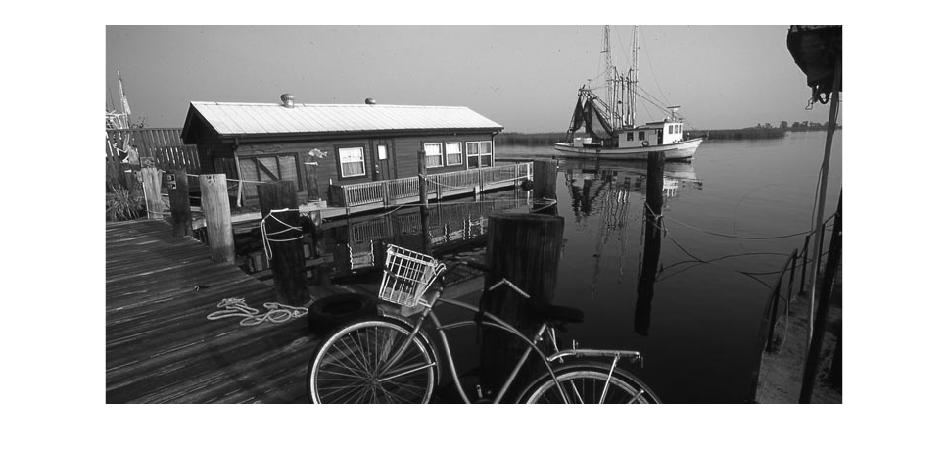
%> input picture Edgedetection/5EJJH.jpg, 950 x 468 px
$ octave sobel_eg.m   (GNU Octave 9; MATLAB toolbox functions it lacks are replaced by stand-ins)
%> lines starting %> are read from the running program, lines starting %| are printed output that depends on the picture; in (x1, y1, x2, y2) boxes, pixels count from 0 and x2, y2 are one past the last pixel; in counts of white or black regions, pixels touching at a corner belong together; the program's own positions count from 1
%> further down, I is the input picture: size 468x950x3 uint8; min 0, max 255, mean 153.4
### Edgedetection/sobelEdgeDetection.m
function magnitude = sobelEdgeDetection( img_ori )

    maskX = [-1 0 1 ; -2 0 2; -1 0 1];
    maskY = [-1 -2 -1 ; 0 0 0 ; 1 2 1] ;

    resX = conv2(img_ori, maskX);
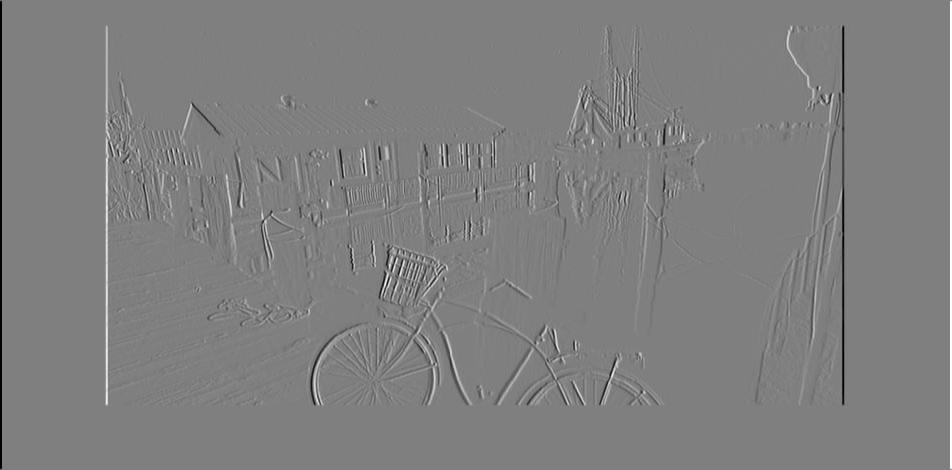
%> resX: size 470x952 double; min -4, max 4, mean -5.92e-18; drawn with min black and max white
    resY = conv2(img_ori, maskY);
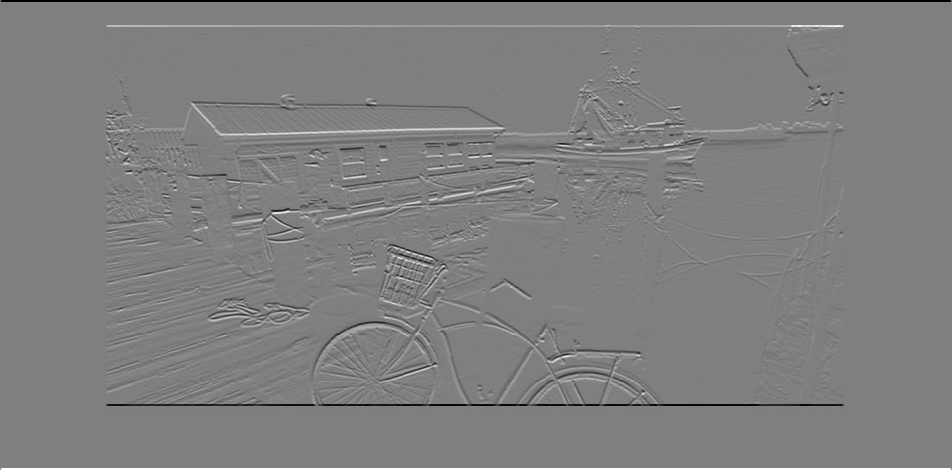
%> resY: size 470x952 double; min -4, max 4, mean 4.07e-18; drawn with min black and max white

    magnitude = sqrt(resX.^2 + resY.^2); % L2-norm
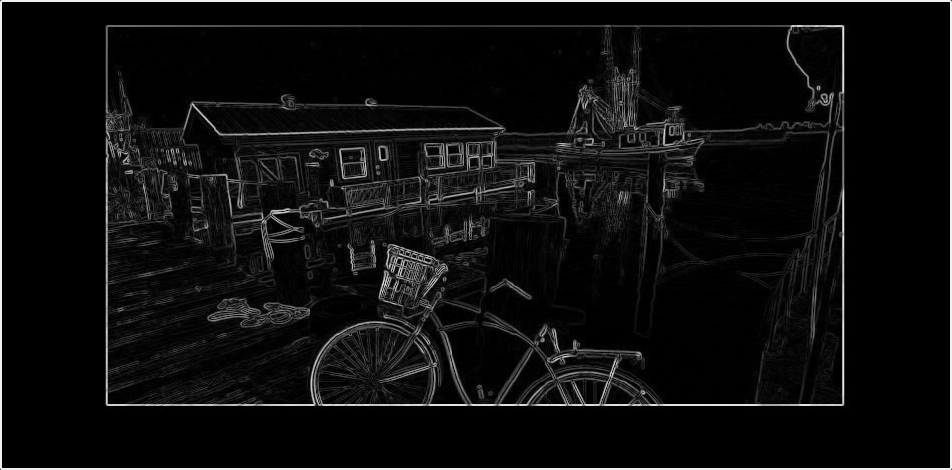
%> magnitude: size 470x952 double; min 0, max 4.24, mean 0.243; drawn with min black and max white
    thresh = magnitude < 101/255; % hard coding
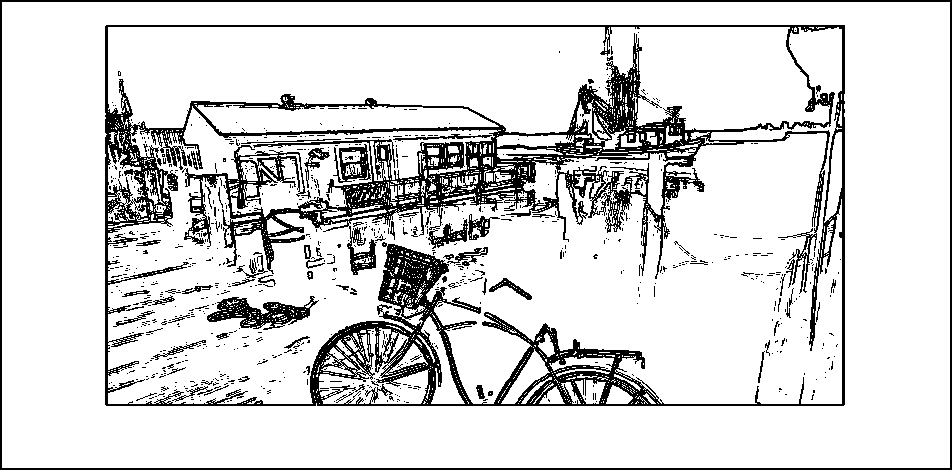
%> thresh: size 470x952 logical; 85% white; 820 black regions (744 under 20 px), largest, box (x1, y1, x2, y2) and area: (105, 25, 845, 406) 51509, (0, 0, 952, 470) 5672, (207, 296, 319, 330) 1673
    magnitude(thresh) = 0;

end

### Edgedetection/sobel_eg.m
%addpath(fullfile(pwd,'TOOLBOX'));
%addpath(fullfile(pwd,'images'));

%Sobel Edge Detection
I = imread('5EJJH.jpg');
I_gray = rgb2gray(I);
I = im2double(I_gray);

f_ori = figure,imshow(I);
message = sprintf('Sobel Edge Detection');

f_c = figure, I_sobel = sobelEdgeDetection(I);
imshow(I_sobel);
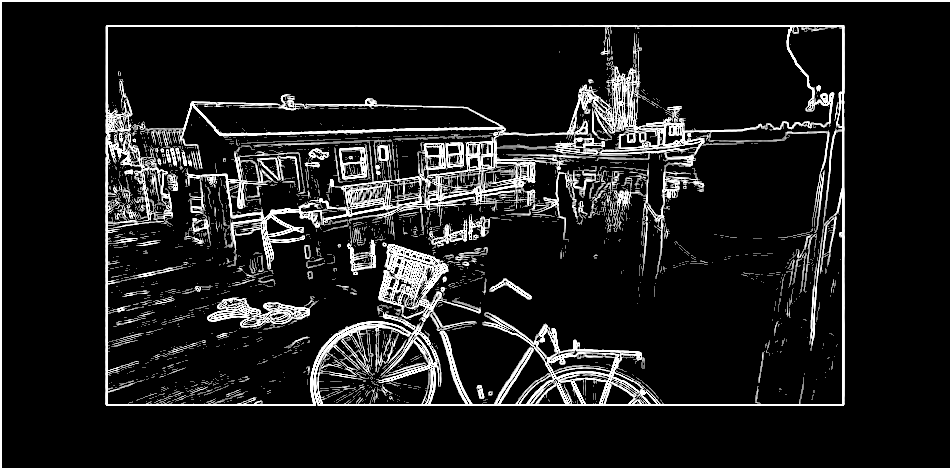
%> displayed picture: size 470x952, on the screen's scale of 0 to 255; min 0, max 255, mean 30.2


%uiwait(msgbox(message,'Done', 'help'));
%close all

$ run again, with Edgedetection/rock_sobel.jpg copied over Edgedetection/5EJJH.jpg
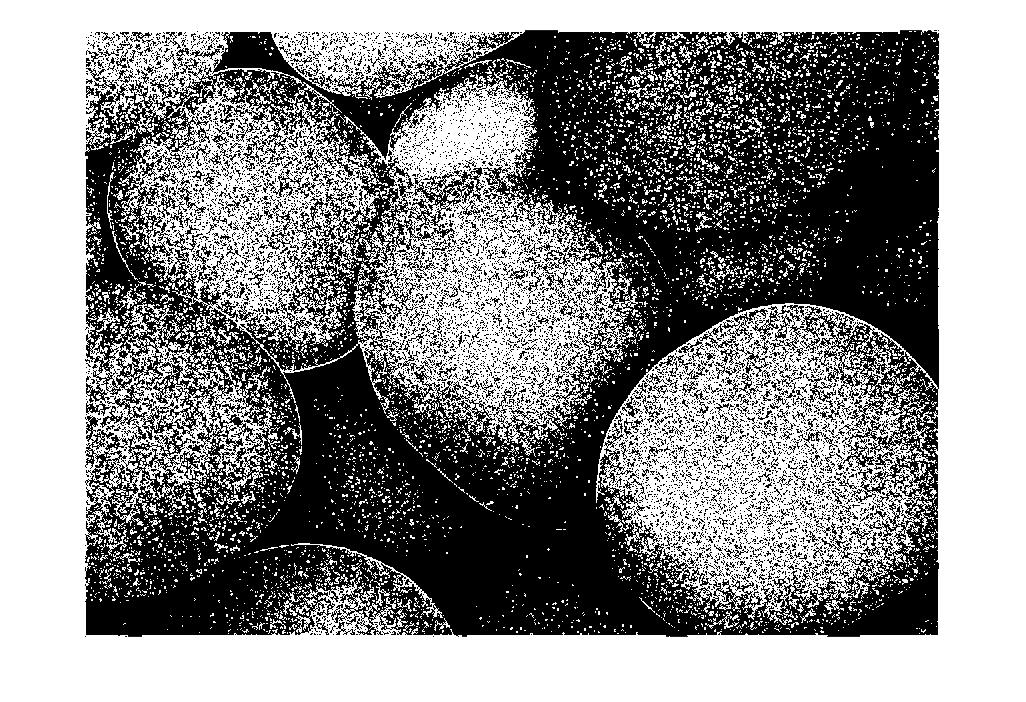
%> input picture Edgedetection/rock_sobel.jpg, 1026 x 702 px
%> I is the input picture: size 702x1026x3 uint8; min 0, max 255, mean 140.8
%> I: size 702x1026 double
%> in sobelEdgeDetection, `thresh = magnitude < 101/255;`:
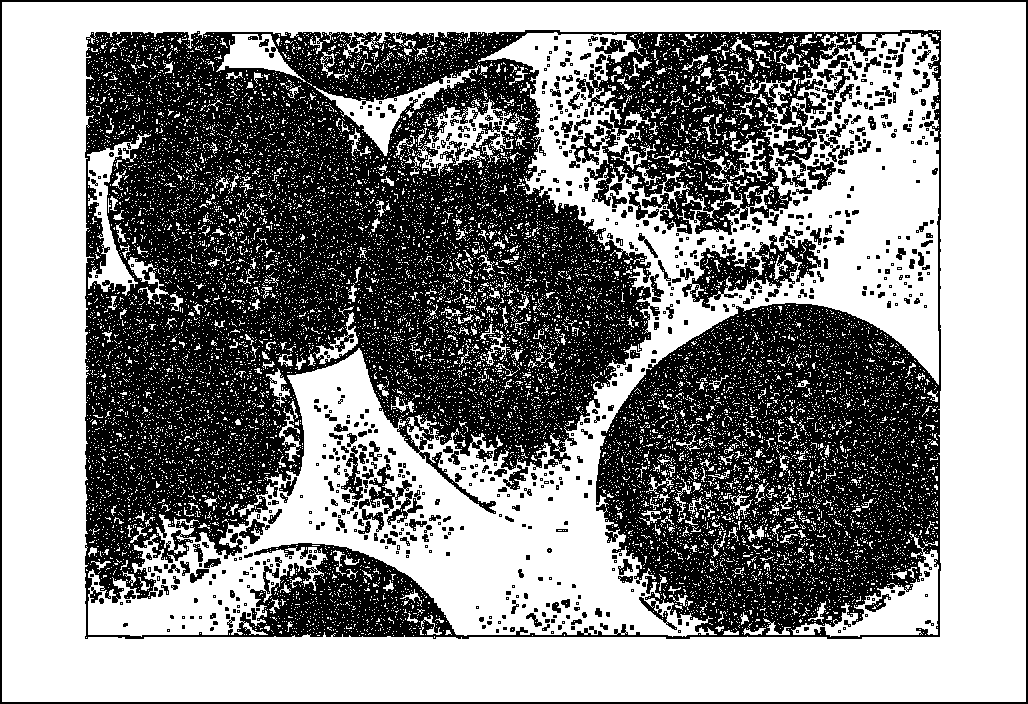
%> thresh: size 704x1028 logical; 54.5% white; 722 black regions (407 under 20 px), largest, box (x1, y1, x2, y2) and area: (85, 30, 941, 639) 297029, (0, 0, 1028, 704) 6912, (682, 235, 821, 308) 3762
%> `imshow(I_sobel);`:
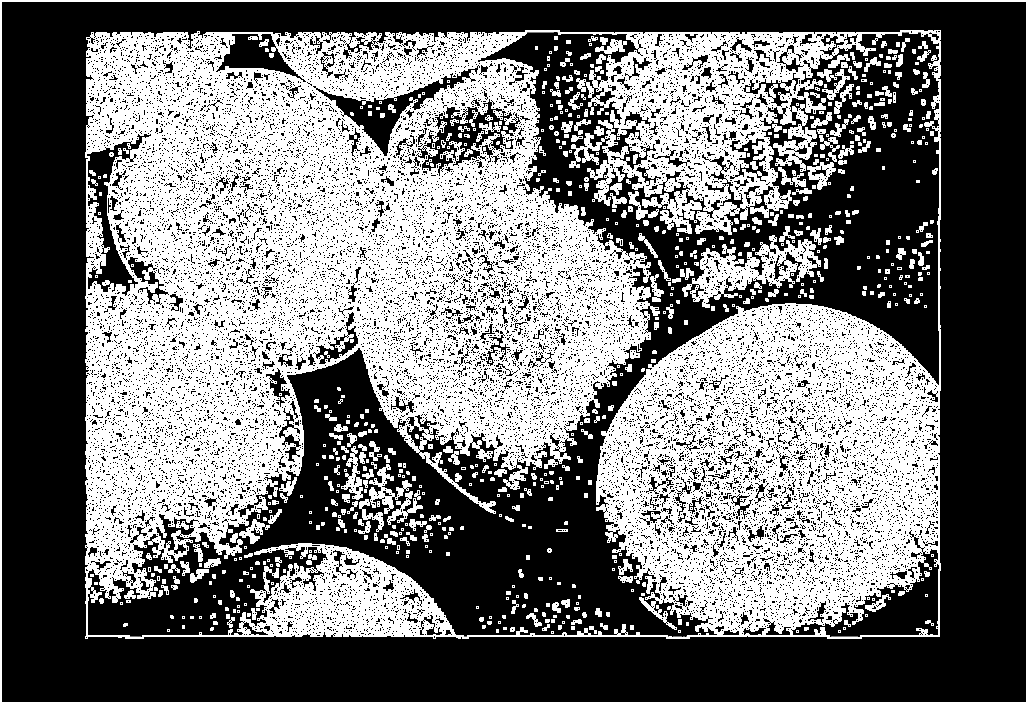
%> displayed picture: size 704x1028, on the screen's scale of 0 to 255; min 0, max 255, mean 116

$ run again, with Edgedetection/rocks.jpg copied over Edgedetection/5EJJH.jpg
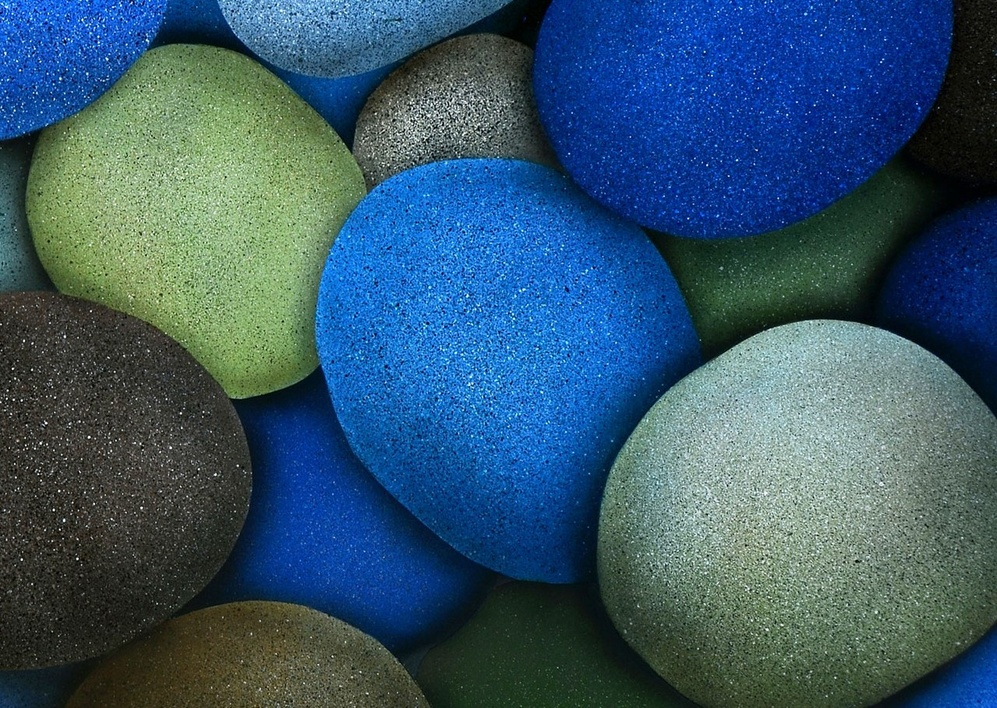
%> input picture Edgedetection/rocks.jpg, 997 x 708 px, shrunk from 1279 x 908 before the run
%> I is the input picture: size 708x997x3 uint8; mean R, G, B 54.4, 86.7, 107.4
%> I: size 708x997 double
%> in sobelEdgeDetection, `thresh = magnitude < 101/255;`:
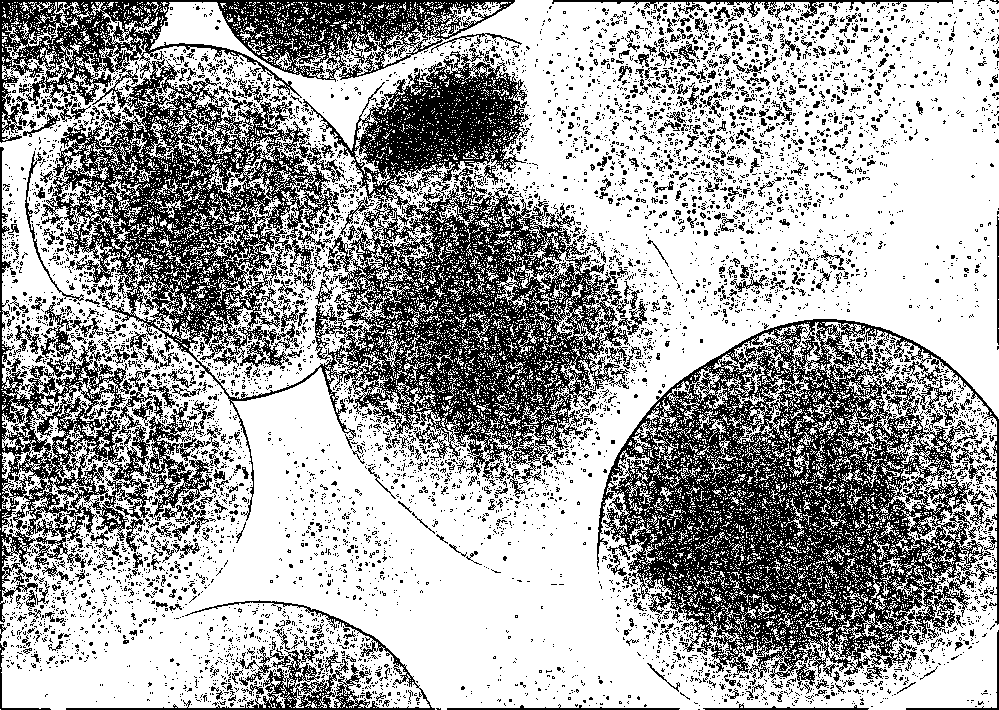
%> thresh: size 710x999 logical; 64.3% white; black in thin lines or dots
%> `imshow(I_sobel);`:
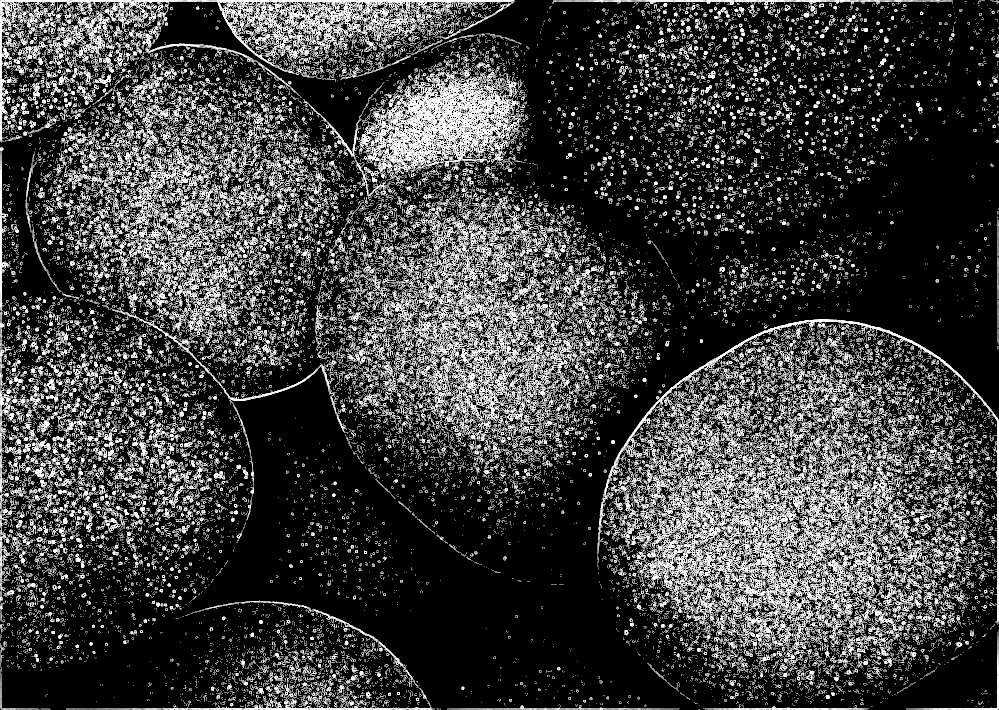
%> displayed picture: size 710x999, on the screen's scale of 0 to 255; min 0, max 255, mean 62.4
